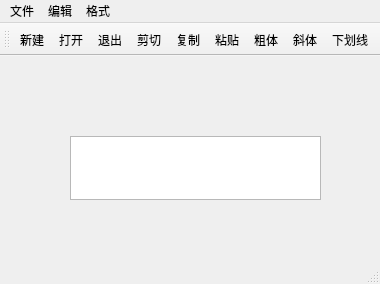
<?xml version="1.0" encoding="UTF-8"?>
<ui version="4.0">
 <class>MainWindow</class>
 <widget class="QMainWindow" name="MainWindow">
  <property name="geometry">
   <rect>
    <x>0</x>
    <y>0</y>
    <width>380</width>
    <height>284</height>
   </rect>
  </property>
  <property name="windowTitle">
   <string>MainWindow</string>
  </property>
  <widget class="QWidget" name="centralWidget">
   <widget class="QTextEdit" name="textEdit">
    <property name="geometry">
     <rect>
      <x>70</x>
      <y>80</y>
      <width>251</width>
      <height>64</height>
     </rect>
    </property>
   </widget>
  </widget>
  <widget class="QMenuBar" name="menuBar">
   <property name="geometry">
    <rect>
     <x>0</x>
     <y>0</y>
     <width>380</width>
     <height>17</height>
    </rect>
   </property>
   <widget class="QMenu" name="menu">
    <property name="title">
     <string>文件</string>
    </property>
    <addaction name="actNew"/>
    <addaction name="actOpen"/>
    <addaction name="actClose"/>
   </widget>
   <widget class="QMenu" name="menu_2">
    <property name="title">
     <string>编辑</string>
    </property>
    <addaction name="actCopy"/>
    <addaction name="actCut"/>
    <addaction name="actPaste"/>
    <addaction name="separator"/>
    <addaction name="actClear"/>
   </widget>
   <widget class="QMenu" name="menu_3">
    <property name="title">
     <string>格式</string>
    </property>
    <addaction name="actFontBold"/>
    <addaction name="actItalic"/>
    <addaction name="actUnderline"/>
   </widget>
   <addaction name="menu"/>
   <addaction name="menu_2"/>
   <addaction name="menu_3"/>
  </widget>
  <widget class="QToolBar" name="mainToolBar">
   <property name="toolButtonStyle">
    <enum>Qt::ToolButtonTextUnderIcon</enum>
   </property>
   <attribute name="toolBarArea">
    <enum>TopToolBarArea</enum>
   </attribute>
   <attribute name="toolBarBreak">
    <bool>false</bool>
   </attribute>
   <addaction name="actNew"/>
   <addaction name="actOpen"/>
   <addaction name="actClose"/>
   <addaction name="actCut"/>
   <addaction name="actCopy"/>
   <addaction name="actPaste"/>
   <addaction name="actFontBold"/>
   <addaction name="actItalic"/>
   <addaction name="actUnderline"/>
  </widget>
  <widget class="QStatusBar" name="statusBar"/>
  <action name="actNew">
   <property name="icon">
    <iconset resource="res.qrc">
     <normaloff>:/images/images/new2.bmp</normaloff>:/images/images/new2.bmp</iconset>
   </property>
   <property name="text">
    <string>新建</string>
   </property>
   <property name="toolTip">
    <string>新建文件</string>
   </property>
   <property name="shortcut">
    <string>Ctrl+N</string>
   </property>
  </action>
  <action name="actOpen">
   <property name="icon">
    <iconset resource="res.qrc">
     <normaloff>:/images/images/open3.bmp</normaloff>:/images/images/open3.bmp</iconset>
   </property>
   <property name="text">
    <string>打开</string>
   </property>
   <property name="toolTip">
    <string>打开文件</string>
   </property>
  </action>
  <action name="actClose">
   <property name="icon">
    <iconset resource="res.qrc">
     <normaloff>:/images/images/exit.bmp</normaloff>:/images/images/exit.bmp</iconset>
   </property>
   <property name="text">
    <string>退出</string>
   </property>
   <property name="toolTip">
    <string>退出</string>
   </property>
  </action>
  <action name="actCut">
   <property name="icon">
    <iconset resource="res.qrc">
     <normaloff>:/images/images/cut.bmp</normaloff>:/images/images/cut.bmp</iconset>
   </property>
   <property name="text">
    <string>剪切</string>
   </property>
   <property name="toolTip">
    <string>剪切</string>
   </property>
   <property name="shortcut">
    <string>Ctrl+X</string>
   </property>
  </action>
  <action name="actCopy">
   <property name="icon">
    <iconset resource="res.qrc">
     <normaloff>:/images/images/120.bmp</normaloff>:/images/images/120.bmp</iconset>
   </property>
   <property name="text">
    <string>复制</string>
   </property>
   <property name="toolTip">
    <string>复制</string>
   </property>
   <property name="shortcut">
    <string>Ctrl+C</string>
   </property>
  </action>
  <action name="actPaste">
   <property name="icon">
    <iconset resource="res.qrc">
     <normaloff>:/images/images/paste.bmp</normaloff>:/images/images/paste.bmp</iconset>
   </property>
   <property name="text">
    <string>粘贴</string>
   </property>
   <property name="toolTip">
    <string>粘贴</string>
   </property>
   <property name="shortcut">
    <string>Ctrl+V</string>
   </property>
  </action>
  <action name="actFontBold">
   <property name="checkable">
    <bool>true</bool>
   </property>
   <property name="icon">
    <iconset resource="res.qrc">
     <normaloff>:/images/images/BLD.BMP</normaloff>:/images/images/BLD.BMP</iconset>
   </property>
   <property name="text">
    <string>粗体</string>
   </property>
   <property name="toolTip">
    <string>粗体</string>
   </property>
  </action>
  <action name="actItalic">
   <property name="checkable">
    <bool>true</bool>
   </property>
   <property name="icon">
    <iconset resource="res.qrc">
     <normaloff>:/images/images/ITL.BMP</normaloff>:/images/images/ITL.BMP</iconset>
   </property>
   <property name="text">
    <string>斜体</string>
   </property>
   <property name="toolTip">
    <string>斜体</string>
   </property>
  </action>
  <action name="actUnderline">
   <property name="checkable">
    <bool>true</bool>
   </property>
   <property name="icon">
    <iconset resource="res.qrc">
     <normaloff>:/images/images/UNDRLN.BMP</normaloff>:/images/images/UNDRLN.BMP</iconset>
   </property>
   <property name="text">
    <string>下划线</string>
   </property>
   <property name="toolTip">
    <string>下划线</string>
   </property>
  </action>
  <action name="actClear">
   <property name="icon">
    <iconset resource="res.qrc">
     <normaloff>:/images/images/103.bmp</normaloff>:/images/images/103.bmp</iconset>
   </property>
   <property name="text">
    <string>清空</string>
   </property>
   <property name="toolTip">
    <string>清空</string>
   </property>
  </action>
 </widget>
 <layoutdefault spacing="6" margin="11"/>
 <resources>
  <include location="res.qrc"/>
 </resources>
 <connections>
  <connection>
   <sender>actClose</sender>
   <signal>triggered()</signal>
   <receiver>MainWindow</receiver>
   <slot>close()</slot>
   <hints>
    <hint type="sourcelabel">
     <x>-1</x>
     <y>-1</y>
    </hint>
    <hint type="destinationlabel">
     <x>189</x>
     <y>141</y>
    </hint>
   </hints>
  </connection>
  <connection>
   <sender>actCut</sender>
   <signal>triggered()</signal>
   <receiver>textEdit</receiver>
   <slot>cut()</slot>
   <hints>
    <hint type="sourcelabel">
     <x>-1</x>
     <y>-1</y>
    </hint>
    <hint type="destinationlabel">
     <x>195</x>
     <y>170</y>
    </hint>
   </hints>
  </connection>
  <connection>
   <sender>actCopy</sender>
   <signal>triggered()</signal>
   <receiver>textEdit</receiver>
   <slot>copy()</slot>
   <hints>
    <hint type="sourcelabel">
     <x>-1</x>
     <y>-1</y>
    </hint>
    <hint type="destinationlabel">
     <x>195</x>
     <y>170</y>
    </hint>
   </hints>
  </connection>
  <connection>
   <sender>actPaste</sender>
   <signal>triggered()</signal>
   <receiver>textEdit</receiver>
   <slot>paste()</slot>
   <hints>
    <hint type="sourcelabel">
     <x>-1</x>
     <y>-1</y>
    </hint>
    <hint type="destinationlabel">
     <x>195</x>
     <y>170</y>
    </hint>
   </hints>
  </connection>
  <connection>
   <sender>actClear</sender>
   <signal>triggered()</signal>
   <receiver>textEdit</receiver>
   <slot>clear()</slot>
   <hints>
    <hint type="sourcelabel">
     <x>-1</x>
     <y>-1</y>
    </hint>
    <hint type="destinationlabel">
     <x>195</x>
     <y>170</y>
    </hint>
   </hints>
  </connection>
 </connections>
</ui>
